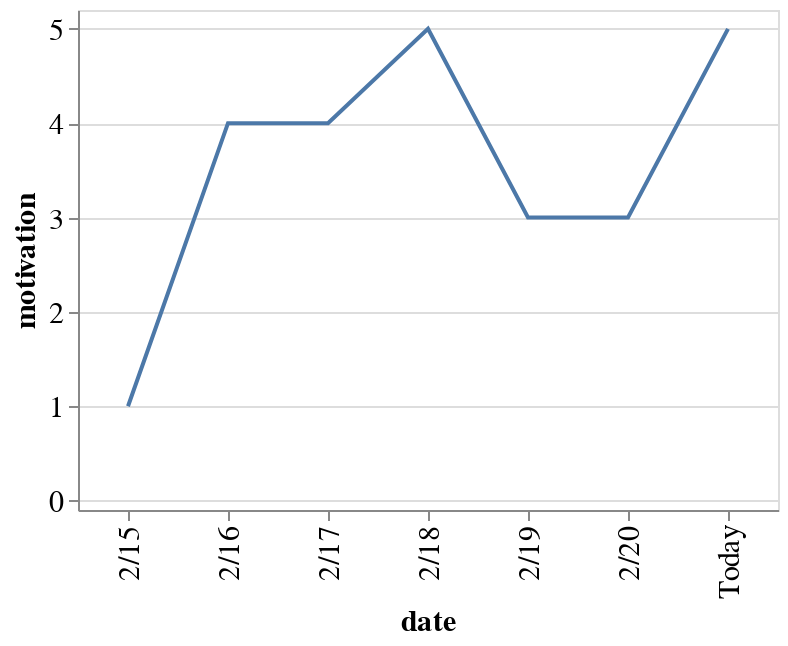

The notebook cell this image was saved under:
### Code cell
source = pd.DataFrame({
    'date': ['2/15', '2/16', '2/17', '2/18', '2/19', '2/20', 'Today'],
    'motivation': [1, 4, 4, 5, 3, 3, 5]
})

chart = alt.Chart(source).mark_line(point=True).encode(
    x='date',
    y='motivation'
).properties(
    width=350,
    height=250
).configure_axis(
    labelFontSize=15,
    titleFontSize=15
)
chart.encoding.y.scale = alt.Scale(domain=[-0.1, 5.2])
chart

### Figure 1 — Vega-Lite specification as saved in the notebook (floating-point values rounded to 4 significant figures)
{"config": {"view": {"continuousWidth": 400, "continuousHeight": 300}, "axis": {"labelFontSize": 15, "titleFontSize": 15}}, "data": {"name": "data-aac2a29e1b23308d5471fb5222ef6c6c"}, "mark": "line", "encoding": {"x": {"field": "date", "type": "nominal"}, "y": {"field": "motivation", "scale": {"domain": [-0.1, 5.2]}, "type": "quantitative"}}, "height": 250, "width": 350, "$schema": "https://vega.github.io/schema/vega-lite/v4.17.0.json", "datasets": {"data-aac2a29e1b23308d5471fb5222ef6c6c": [{"date": "2/15", "motivation": 1}, {"date": "2/16", "motivation": 4}, {"date": "2/17", "motivation": 4}, {"date": "2/18", "motivation": 5}, {"date": "2/19", "motivation": 3}, {"date": "2/20", "motivation": 3}, {"date": "Today", "motivation": 5}]}}
